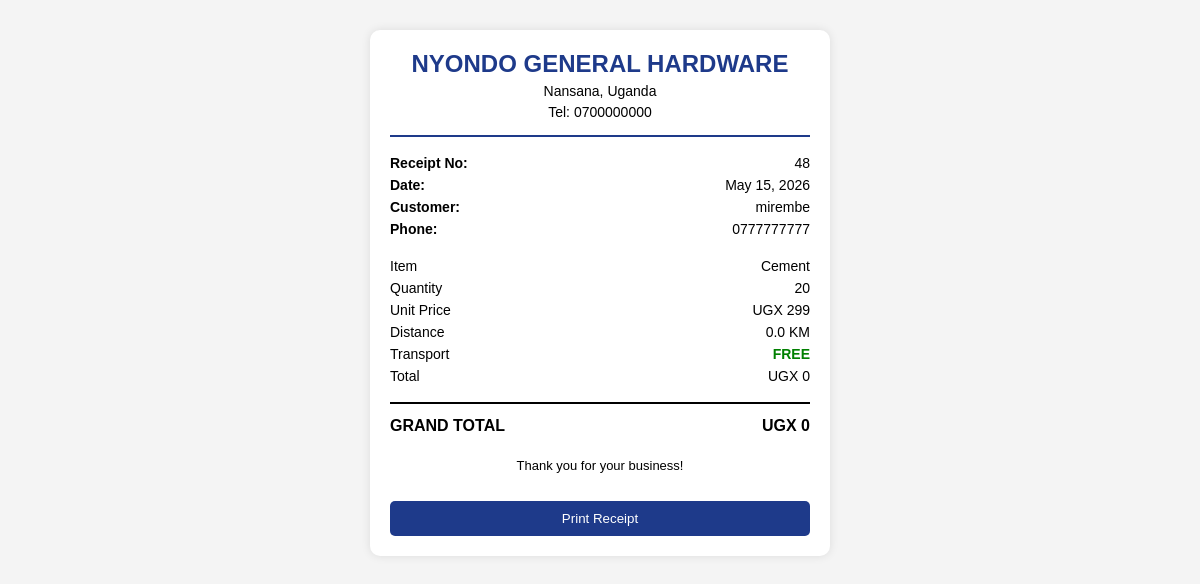
/sales_receipt/48/, run on the app's committed database.
### mugeniapp/models.py (models this page shows, shortened)
class Sales(models.Model):
    name = models.ForeignKey(Stock, on_delete=models.CASCADE)
    quantity = models.PositiveIntegerField(default=0)
    unit_price = models.PositiveIntegerField()
    date = models.DateField()
    total_price = models.PositiveIntegerField(default=0)
    customer_name = models.CharField(max_length=100)
    customer_contact = models.CharField(max_length=100)
    distance = models.FloatField(default=0)
    transport_fee = models.PositiveIntegerField(default=0)
    grand_total = models.PositiveIntegerField(default=0)

class Stock(models.Model):
    name = models.CharField(max_length=100)
    category = models.CharField(max_length=100)
    quantity = models.PositiveIntegerField(default=0)
    cost_price = models.PositiveIntegerField(default=0)
    selling_price = models.PositiveIntegerField(default=0)
    date = models.DateField()
    specifications = models.CharField(max_length=100, null=True)

### mugeniapp/views.py (the view, shortened to what this page needs)
# urls.py: path('sales_receipt/<int:id>/', views.sales_receipt, name='sales_receipt'),
def sales_receipt(request,id):
    sale = get_object_or_404(Sales, id=id)
    stocks = Stock.objects.all()
    return render(request, 'sales_receipt.html', {
        'sale': sale,
        'stocks': stocks
    })

### mugeniapp/templates/sales_receipt.html (shortened to what this page needs)
<!DOCTYPE html>
<html lang="en">
<head>
</head>
<body>
<div class="receipt-container">
    <div class="header">
        <h2>NYONDO GENERAL HARDWARE</h2>
        <p>Nansana, Uganda</p>
        <p>Tel: 0700000000</p>
    </div>
    <div class="section">
        <div class="line">
            <span><strong>Receipt No:</strong></span>
            <span>{{ sale.id }}</span>
        </div>
        <div class="line">
            <span><strong>Date:</strong></span>
            <span>{{ sale.date }}</span>
        </div>
        <div class="line">
            <span><strong>Customer:</strong></span>
            <span>{{ sale.customer_name }}</span>
        </div>
        <div class="line">
            <span><strong>Phone:</strong></span>
            <span>{{ sale.customer_contact }}</span>
        </div>
    </div>
    <div class="section">
        <div class="line">
            <span>Item</span>
            <span>{{ sale.name.name }}</span>
        </div>
        <div class="line">
            <span>Quantity</span>
            <span>{{ sale.quantity }}</span>
        </div>
        <div class="line">
            <span>Unit Price</span>
            <span>UGX {{ sale.unit_price }}</span>
        </div>
        <div class="line">
            <span>Distance</span>
            <span>{{ sale.distance }} KM</span>
        </div>
        <div class="line">
            <span>Transport</span>
            {% if sale.transport_fee == 0 %}
                <span class="free">FREE</span>
            {% else %}
                <span class="paid">UGX {{ sale.transport_fee }}</span>
            {% endif %}
        </div>
        <div class="line">
            <span>Total</span>
            <span>UGX {{ sale.total_price }}</span>
        </div>
    </div>
    <div class="total">
        <div class="line">
            <span>GRAND TOTAL</span>
            <span>UGX {{ sale.grand_total }}</span>
        </div>
    </div>
    <div class="footer">
        <p>Thank you for your business!</p>
    </div>
    <button class="print-btn" onclick="window.print()">Print Receipt</button>
</div>
</body>
</html>

### mugeniapp/templates/sales_receipt.html (style rules this page uses)
body { font-family: Arial, sans-serif; background: #f4f4f4; }
.receipt-container { width: 420px; margin: 30px auto; background: #fff; padding: 20px; border-radius: 10px; box-shadow: 0 0 10px rgba(0,0,0,0.1); }
.header { text-align: center; border-bottom: 2px solid #1e3a8a; padding-bottom: 10px; }
.header h2 { margin: 0; color: #1e3a8a; }
.header p { margin: 5px 0; font-size: 14px; }
.section { margin-top: 15px; font-size: 14px; }
.line { display: flex; justify-content: space-between; padding: 3px 0; }
.total { margin-top: 15px; border-top: 2px solid #000; padding-top: 10px; font-weight: bold; }
.free { color: green; font-weight: bold; }
.footer { text-align: center; margin-top: 20px; font-size: 13px; }
.print-btn { width: 100%; margin-top: 15px; padding: 10px; background: #1e3a8a; color: #fff; border: none; cursor: pointer; border-radius: 5px; }

### data on the page
Sales: id "48", date "May 15, 2026", customer_name "mirembe", customer_contact "0777777777", name.name "Cement", quantity "20", unit_price "299", distance "0.0", total_price "0", grand_total "0"
